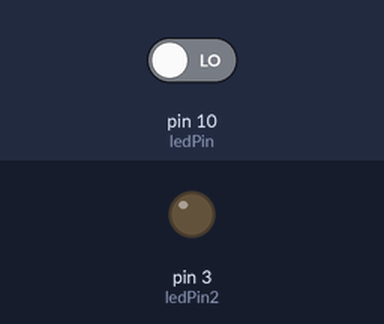
Simulated run of this sketch. Board: Arduino Uno, built with avr-gcc and run on an emulated ATmega328P. Shown: output pins drawn as LEDs (lit = HIGH). The test bench sets the inputs (shaded band); at power-on: pin 10 (ledPin) LOW.

Above: at 1.2 s.
1.3 s: pin 10 (ledPin) driven HIGH
At 2.3 s:
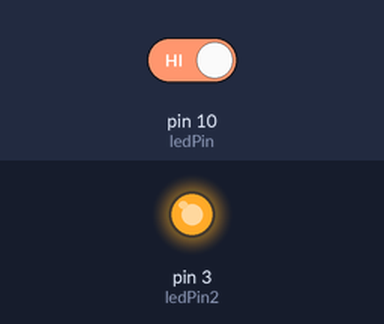
2.8 s: pin 10 (ledPin) driven LOW
At 3.5 s:
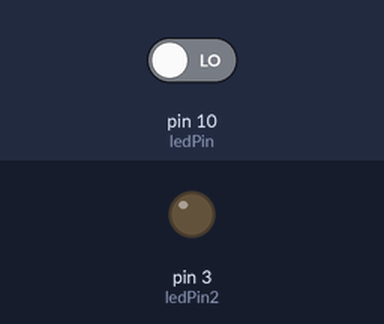
Timing chart, 0 to 5.8 s (numbered marks = the images above; inputs shaded):
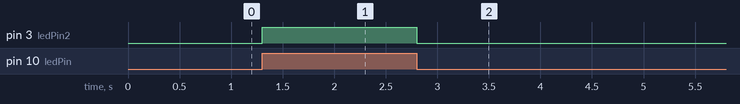

The sketch:

q04.ino
```cpp
int ledPin = 10;
int ledPin2 = 3;
int val = 0;

void setup()
{
    pinMode(ledPin, INPUT);
    pinMode(ledPin2, OUTPUT);
}

void loop()
{
    val = digitalRead(ledPin);
    if (val == HIGH){
        digitalWrite(ledPin2, HIGH);
    } else {
        digitalWrite(ledPin2, LOW);
    }
}
```

Measured:
- after the input at 1.3 s, pin 3 (ledPin2): LOW → HIGH at once
- after the input at 2.8 s, pin 3 (ledPin2): HIGH → LOW at once
